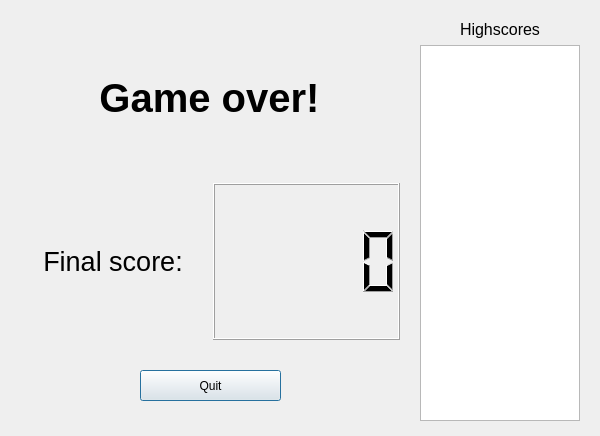
<?xml version="1.0" encoding="UTF-8"?>
<ui version="4.0">
 <class>gameover</class>
 <widget class="QDialog" name="gameover">
  <property name="geometry">
   <rect>
    <x>0</x>
    <y>0</y>
    <width>600</width>
    <height>436</height>
   </rect>
  </property>
  <property name="windowTitle">
   <string>Dialog</string>
  </property>
  <widget class="QWidget" name="gridLayoutWidget">
   <property name="geometry">
    <rect>
     <x>19</x>
     <y>19</y>
     <width>381</width>
     <height>321</height>
    </rect>
   </property>
   <layout class="QGridLayout" name="gridLayout">
    <item row="1" column="1">
     <widget class="QLabel" name="label_final_score">
      <property name="font">
       <font>
        <pointsize>20</pointsize>
       </font>
      </property>
      <property name="text">
       <string>Final score:</string>
      </property>
      <property name="alignment">
       <set>Qt::AlignCenter</set>
      </property>
     </widget>
    </item>
    <item row="0" column="1" colspan="2">
     <widget class="QLabel" name="label_game_over">
      <property name="font">
       <font>
        <pointsize>30</pointsize>
       </font>
      </property>
      <property name="text">
       <string>&lt;html&gt;&lt;head/&gt;&lt;body&gt;&lt;p&gt;&lt;span style=&quot; font-weight:600;&quot;&gt;Game over!&lt;/span&gt;&lt;/p&gt;&lt;/body&gt;&lt;/html&gt;</string>
      </property>
      <property name="alignment">
       <set>Qt::AlignCenter</set>
      </property>
     </widget>
    </item>
    <item row="1" column="2">
     <widget class="QLCDNumber" name="lcdNumber_score"/>
    </item>
   </layout>
  </widget>
  <widget class="QWidget" name="verticalLayoutWidget">
   <property name="geometry">
    <rect>
     <x>420</x>
     <y>20</y>
     <width>160</width>
     <height>401</height>
    </rect>
   </property>
   <layout class="QVBoxLayout" name="verticalLayout">
    <item>
     <widget class="QLabel" name="label_highscore">
      <property name="font">
       <font>
        <pointsize>12</pointsize>
       </font>
      </property>
      <property name="text">
       <string>Highscores</string>
      </property>
      <property name="alignment">
       <set>Qt::AlignCenter</set>
      </property>
     </widget>
    </item>
    <item>
     <widget class="QListWidget" name="listWidget_highscore"/>
    </item>
   </layout>
  </widget>
  <widget class="QPushButton" name="pushButton_quit">
   <property name="geometry">
    <rect>
     <x>140</x>
     <y>370</y>
     <width>141</width>
     <height>31</height>
    </rect>
   </property>
   <property name="text">
    <string>Quit</string>
   </property>
  </widget>
 </widget>
 <resources/>
 <connections/>
</ui>
